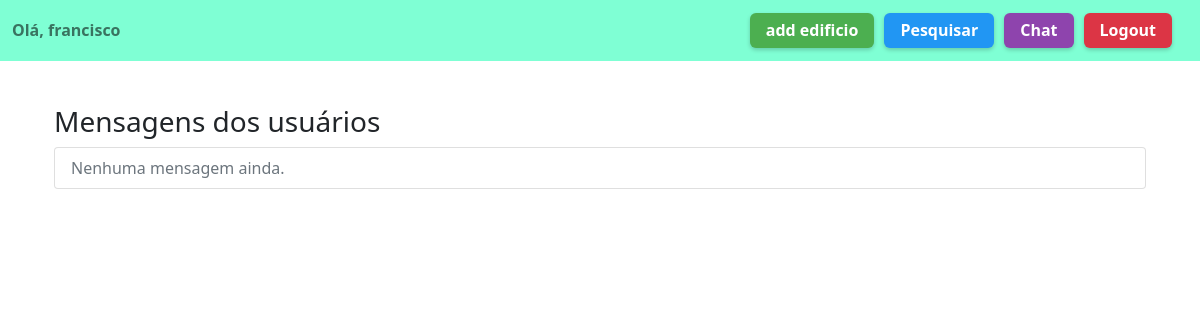
Before: /chat/admin/ (signed in) with the older database file.
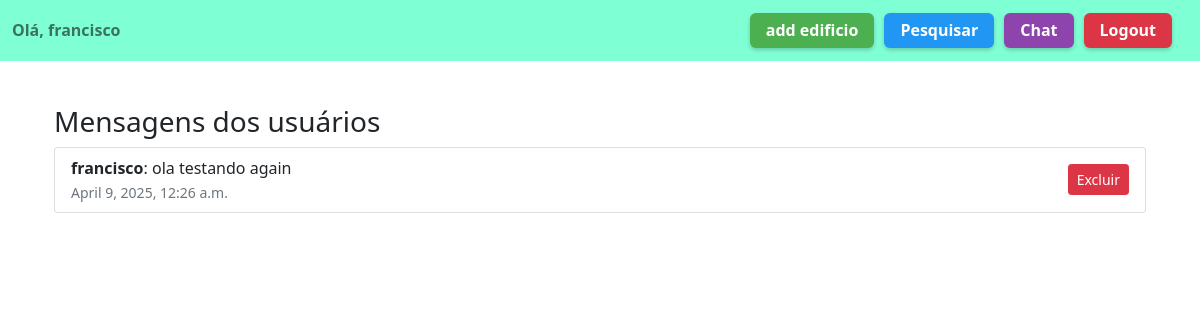
After: the same page with the newer database file.
### app_cad_edificios/models.py (models this page shows, shortened)
class Mensagem(models.Model):
    usuario = models.ForeignKey(User, on_delete=models.CASCADE)
    texto = models.TextField()
    data_envio = models.DateTimeField(auto_now_add=True)

### app_cad_edificios/views.py (the view)
# urls.py: path('chat/admin/', views.chat_admin, name='chat_admin'),
@login_required
@user_passes_test(lambda u: u.is_superuser)
def chat_admin(request):
    mensagens = Mensagem.objects.all().order_by('-data_envio')
    return render(request, 'chat/chat_admin.html', {'mensagens': mensagens})

### app_cad_edificios/templates/chat/chat_admin.html (shortened to what this page needs)
{% extends 'edificios/base.html' %}
{% block conteudo %}
<div class="container mt-4">
    <h3>Mensagens dos usuários</h3>
    <ul class="list-group">
        {% for msg in mensagens %}
            <li class="list-group-item d-flex justify-content-between align-items-center">
                <div>
                    <strong>{{ msg.usuario.username }}</strong>: {{ msg.texto }} <br>
                    <small class="text-muted">{{ msg.data_envio }}</small>
                </div>
                <form method="post" action="{% url 'excluir_mensagem' msg.id %}">
                    <button type="submit" class="btn btn-sm btn-danger">Excluir</button>
                </form>
            </li>
        {% empty %}
            <li class="list-group-item text-muted">Nenhuma mensagem ainda.</li>
        {% endfor %}
    </ul>
</div>
{% endblock %}

Changed rows visible on the page:
added Mensagem: usuario.username "francisco", texto "ola testando again", data_envio "April 9, 2025, 12:26 a.m."
Other visible differences:
text no longer shown: "Nenhuma mensagem ainda."
